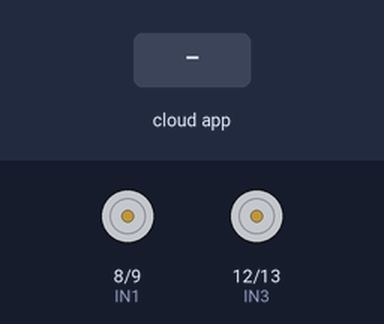
Simulated run of this sketch. Board: Arduino Uno, built with avr-gcc and run on an emulated ATmega328P. Parts: motor-driver pin pairs drawn as motors (green arrow = first pin HIGH = forward, orange = second pin HIGH = backward, longer = more drive, scaled by the enable pin). The inputs (shaded band) are chosen by the test bench. The ROS host is connected and sends only what is stated.

Above: at 1.2 s.
1.3 s: the phone or cloud app sets cmd_right_wheel to 45
At 2.5 s:
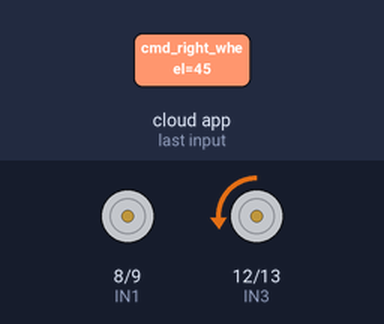
2.8 s: the phone or cloud app sets cmd_left_wheel to 45
At 3.6 s:
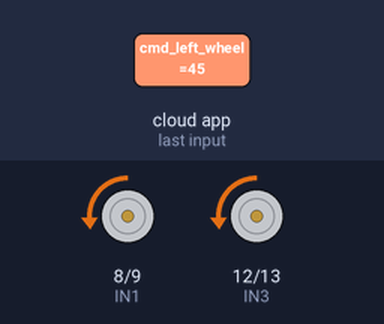
4.3 s: the phone or cloud app sets linear.x to -100
At 4.7 s:
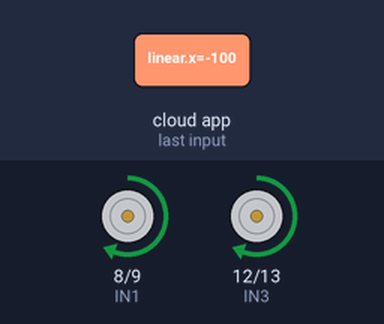
5.8 s: the phone or cloud app sets angular.z to -100
At 7.0 s:
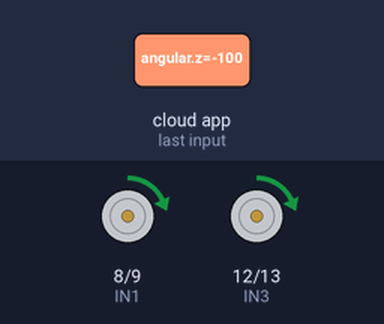
7.3 s: the phone or cloud app sets cmd_right_wheel to 0
At 8.2 s:
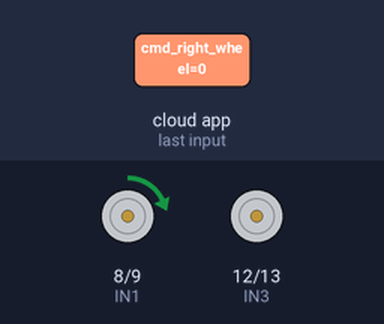
8.8 s: the phone or cloud app sets cmd_left_wheel to 90
At 9.4 s:
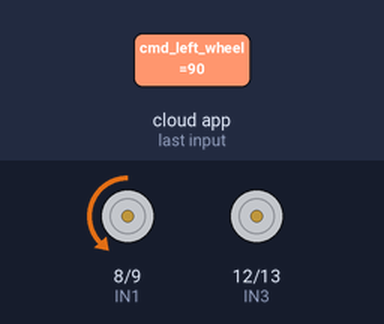
Timing chart, 0 to 11.3 s (numbered marks = the images above; inputs shaded):
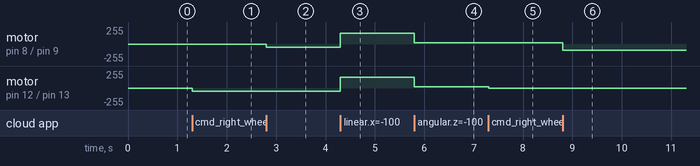

The sketch:

c8_robot_with_motors_w_twist.ino
```cpp
#include <ros.h>
#include <std_msgs/Int16.h>
#include <geometry_msgs/Twist.h>

#define ENA 6
#define ENB 11
#define IN1 8
#define IN2 9
#define IN3 12
#define IN4 13


ros::NodeHandle  nh;

float pi = 3.1415;
float L = 0.1; //distance between wheels

void cmdLeftWheelCB( const std_msgs::Int16& msg)
{
  if(msg.data >= 0)
  {
    analogWrite(ENA,msg.data);
    digitalWrite(IN1, LOW);
    digitalWrite(IN2, HIGH);
  }
  else
  {
    analogWrite(ENA,-msg.data);
    digitalWrite(IN1, HIGH);
    digitalWrite(IN2, LOW);
  }
}

void cmdRightWheelCB( const std_msgs::Int16& msg)
{

  if(msg.data >= 0)
  {
    analogWrite(ENB,msg.data);
    digitalWrite(IN3, LOW);
    digitalWrite(IN4, HIGH);
  }
  else
  {
    analogWrite(ENB,-msg.data);
    digitalWrite(IN3, HIGH);
    digitalWrite(IN4, LOW);
  }
}


ros::Subscriber<std_msgs::Int16> subCmdLeft("cmd_left_wheel", cmdLeftWheelCB );
ros::Subscriber<std_msgs::Int16> subCmdRight("cmd_right_wheel",cmdRightWheelCB );


void cmdVelCB( const geometry_msgs::Twist& twist)
{
  int gain = 4000;
  float left_wheel_data = gain*(twist.linear.x - twist.angular.z*L);
  float right_wheel_data = gain*(twist.linear.x + twist.angular.z*L);
  if(left_wheel_data >= 0)
  {
    analogWrite(ENA,abs(left_wheel_data));
    digitalWrite(IN1, LOW);
    digitalWrite(IN2, HIGH);
  }
  else
  {
    analogWrite(ENA,abs(left_wheel_data));
    digitalWrite(IN1, HIGH);
    digitalWrite(IN2, LOW);
  }
  if(right_wheel_data >= 0)
  {
    analogWrite(ENB,abs(left_wheel_data));
    digitalWrite(IN3, LOW);
    digitalWrite(IN4, HIGH);
  }
  else
  {
    analogWrite(ENB,abs(left_wheel_data));
    digitalWrite(IN3, HIGH);
    digitalWrite(IN4, LOW);
  }
}
ros::Subscriber<geometry_msgs::Twist> subCmdVel("cmd_vel", cmdVelCB);

void setup() {
  // put your setup code here, to run once:
  pinMode(ENA, OUTPUT);
  pinMode(ENB, OUTPUT);
  pinMode(IN1, OUTPUT);
  pinMode(IN2, OUTPUT);
  pinMode(IN3, OUTPUT);
  pinMode(IN4, OUTPUT);
  analogWrite(ENA,0);
  analogWrite(ENB, 0);
  digitalWrite(IN1, LOW);
  digitalWrite(IN2, HIGH);
  digitalWrite(IN3, LOW);
  digitalWrite(IN4, HIGH);

  nh.initNode();
  nh.subscribe(subCmdRight);
  nh.subscribe(subCmdLeft);
  nh.subscribe(subCmdVel);
}

void loop()
{
    nh.spinOnce();
}
```

Measured:
- after the input at 1.3 s, motor on pin 12 (IN3) / pin 13 (IN4): stopped → backward 45/255 at once
- after the input at 2.8 s, motor on pin 8 (IN1) / pin 9 (IN2): stopped → backward 45/255 at once
- after the input at 4.3 s, motor on pin 8 (IN1) / pin 9 (IN2), motor on pin 12 (IN3) / pin 13 (IN4): backward 45/255 → forward 160/255 at once
- after the input at 5.8 s, motor on pin 8 (IN1) / pin 9 (IN2), motor on pin 12 (IN3) / pin 13 (IN4): forward 160/255 → forward 16/255 at once
- after the input at 7.3 s, motor on pin 12 (IN3) / pin 13 (IN4): forward 16/255 → stopped at once
- after the input at 8.8 s, motor on pin 8 (IN1) / pin 9 (IN2): forward 16/255 → backward 90/255 at once
